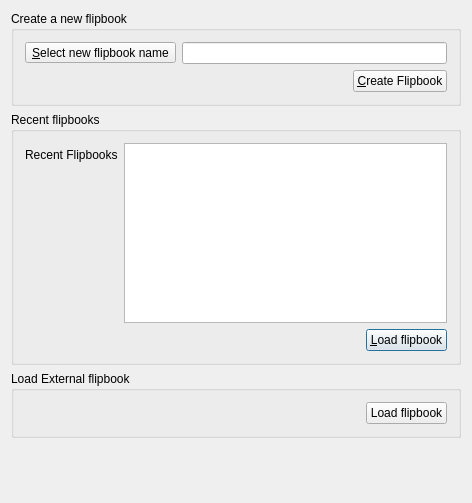
<?xml version="1.0" encoding="UTF-8"?>
<ui version="4.0">
 <class>WdgFlipbookSelector</class>
 <widget class="QWidget" name="WdgFlipbookSelector">
  <property name="geometry">
   <rect>
    <x>0</x>
    <y>0</y>
    <width>472</width>
    <height>503</height>
   </rect>
  </property>
  <property name="windowTitle">
   <string>New Image</string>
  </property>
  <layout class="QVBoxLayout" name="verticalLayout_4">
   <item>
    <widget class="QGroupBox" name="groupBox">
     <property name="title">
      <string>Create a new flipbook</string>
     </property>
     <layout class="QVBoxLayout" name="verticalLayout">
      <item>
       <layout class="QHBoxLayout" name="horizontalLayout_3">
        <item>
         <widget class="QToolButton" name="bnGetFlipbookName">
          <property name="toolTip">
           <string>Select an existing flipbook or create a new one</string>
          </property>
          <property name="text">
           <string>&amp;Select new flipbook name</string>
          </property>
         </widget>
        </item>
        <item>
         <widget class="QLineEdit" name="txtFlipbookName">
          <property name="readOnly">
           <bool>true</bool>
          </property>
         </widget>
        </item>
       </layout>
      </item>
      <item>
       <layout class="QHBoxLayout" name="horizontalLayout_2">
        <item>
         <spacer name="horizontalSpacer_2">
          <property name="orientation">
           <enum>Qt::Horizontal</enum>
          </property>
          <property name="sizeHint" stdset="0">
           <size>
            <width>40</width>
            <height>20</height>
           </size>
          </property>
         </spacer>
        </item>
        <item>
         <widget class="QPushButton" name="bnCreateNewFlipbook">
          <property name="text">
           <string>&amp;Create Flipbook</string>
          </property>
         </widget>
        </item>
       </layout>
      </item>
     </layout>
    </widget>
   </item>
   <item>
    <widget class="QGroupBox" name="groupBox_2">
     <property name="title">
      <string>Recent flipbooks</string>
     </property>
     <layout class="QVBoxLayout" name="verticalLayout_2">
      <item>
       <layout class="QFormLayout" name="formLayout">
        <item row="0" column="0">
         <widget class="QLabel" name="label">
          <property name="text">
           <string>Recent Flipbooks</string>
          </property>
         </widget>
        </item>
        <item row="0" column="1">
         <widget class="QListWidget" name="listFlipbooks"/>
        </item>
       </layout>
      </item>
      <item>
       <layout class="QHBoxLayout" name="horizontalLayout">
        <item>
         <spacer name="horizontalSpacer">
          <property name="orientation">
           <enum>Qt::Horizontal</enum>
          </property>
          <property name="sizeHint" stdset="0">
           <size>
            <width>40</width>
            <height>20</height>
           </size>
          </property>
         </spacer>
        </item>
        <item>
         <widget class="QPushButton" name="bnLoadFlipbook">
          <property name="text">
           <string>&amp;Load flipbook</string>
          </property>
          <property name="default">
           <bool>true</bool>
          </property>
         </widget>
        </item>
       </layout>
      </item>
     </layout>
    </widget>
   </item>
   <item>
    <widget class="QGroupBox" name="groupBox_3">
     <property name="title">
      <string>Load External flipbook</string>
     </property>
     <layout class="QVBoxLayout" name="verticalLayout_3">
      <item>
       <layout class="QHBoxLayout" name="horizontalLayout_4">
        <item>
         <spacer name="horizontalSpacer_3">
          <property name="orientation">
           <enum>Qt::Horizontal</enum>
          </property>
          <property name="sizeHint" stdset="0">
           <size>
            <width>40</width>
            <height>20</height>
           </size>
          </property>
         </spacer>
        </item>
        <item>
         <widget class="QPushButton" name="bnLoad">
          <property name="text">
           <string>Load flipbook</string>
          </property>
         </widget>
        </item>
       </layout>
      </item>
     </layout>
    </widget>
   </item>
   <item>
    <spacer name="verticalSpacer">
     <property name="orientation">
      <enum>Qt::Vertical</enum>
     </property>
     <property name="sizeHint" stdset="0">
      <size>
       <width>20</width>
       <height>66</height>
      </size>
     </property>
    </spacer>
   </item>
  </layout>
 </widget>
 <layoutdefault spacing="6" margin="11"/>
 <layoutfunction spacing="KDialog::spacingHint" margin="KDialog::marginHint"/>
 <resources/>
 <connections/>
</ui>
